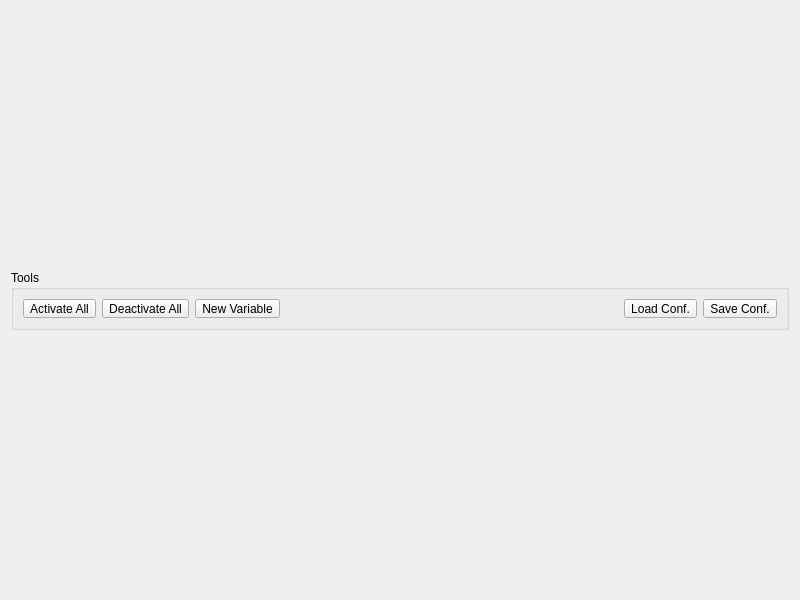
<?xml version="1.0" encoding="UTF-8"?>
<ui version="4.0">
 <class>ModuleConfigurationView</class>
 <widget class="QWidget" name="ModuleConfigurationView">
  <property name="geometry">
   <rect>
    <x>0</x>
    <y>0</y>
    <width>800</width>
    <height>600</height>
   </rect>
  </property>
  <property name="sizePolicy">
   <sizepolicy hsizetype="MinimumExpanding" vsizetype="MinimumExpanding">
    <horstretch>0</horstretch>
    <verstretch>0</verstretch>
   </sizepolicy>
  </property>
  <property name="minimumSize">
   <size>
    <width>640</width>
    <height>480</height>
   </size>
  </property>
  <property name="maximumSize">
   <size>
    <width>16777215</width>
    <height>16777215</height>
   </size>
  </property>
  <property name="windowTitle">
   <string>Form</string>
  </property>
  <layout class="QVBoxLayout" name="verticalLayout">
   <item>
    <widget class="QGroupBox" name="groupBox">
     <property name="maximumSize">
      <size>
       <width>16777215</width>
       <height>60</height>
      </size>
     </property>
     <property name="title">
      <string>Tools</string>
     </property>
     <layout class="QHBoxLayout" name="horizontalLayout">
      <item>
       <widget class="QToolButton" name="toolButton_Activate">
        <property name="text">
         <string>Activate All</string>
        </property>
       </widget>
      </item>
      <item>
       <widget class="QToolButton" name="toolButton_Deactivate">
        <property name="text">
         <string>Deactivate All</string>
        </property>
       </widget>
      </item>
      <item>
       <widget class="QToolButton" name="toolButton_NewVariable">
        <property name="enabled">
         <bool>true</bool>
        </property>
        <property name="text">
         <string>New Variable</string>
        </property>
       </widget>
      </item>
      <item>
       <spacer name="horizontalSpacer">
        <property name="orientation">
         <enum>Qt::Horizontal</enum>
        </property>
        <property name="sizeHint" stdset="0">
         <size>
          <width>731</width>
          <height>20</height>
         </size>
        </property>
       </spacer>
      </item>
      <item>
       <widget class="QToolButton" name="toolButton_LoadConf">
        <property name="enabled">
         <bool>true</bool>
        </property>
        <property name="text">
         <string>Load Conf.</string>
        </property>
       </widget>
      </item>
      <item>
       <widget class="QToolButton" name="toolButton_SaveConf">
        <property name="enabled">
         <bool>true</bool>
        </property>
        <property name="text">
         <string>Save Conf.</string>
        </property>
       </widget>
      </item>
     </layout>
    </widget>
   </item>
  </layout>
 </widget>
 <resources/>
 <connections/>
</ui>
